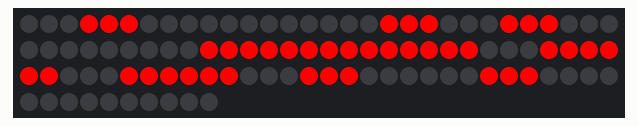
Simulated run of this sketch. Board: ESP8266 (NodeMCU). Shown: 100 RGB LEDs in strip order, left to right, continuing on the next row. WiFi joins after 1.5 s; servers stay silent unless stated; what the sketch prints to the serial monitor is not drawn.

Above: at 2.6 s.

The sketch:

DIYCLOCKV2.ino
```cpp
#include <ESP8266WiFi.h>
#include <WiFiUdp.h>
#include <Adafruit_NeoPixel.h>

char ssid[] = "yourssidhere";
char pass[] = "yourwifipasshere";

int hours =0;
int mins =0;

#define PIN            2
#define NUMPIXELS      100
Adafruit_NeoPixel pixels = Adafruit_NeoPixel(NUMPIXELS, PIN, NEO_GRB + NEO_KHZ800);

unsigned int localPort = 2390;

IPAddress timeServerIP;
const char* ntpServerName = "time.nist.gov";

const int NTP_PACKET_SIZE = 48;

byte packetBuffer[ NTP_PACKET_SIZE];

WiFiUDP udp;

void setup()
{
  Serial.begin(115200);
  Serial.println();

  Serial.print("Connecting to ");
  Serial.println(ssid);
  WiFi.begin(ssid, pass);

  while (WiFi.status() != WL_CONNECTED) {
    delay(500);
    Serial.print(".");
  }
  Serial.println("");

  Serial.println("WiFi connected");
  Serial.println("IP address: ");
  Serial.println(WiFi.localIP());

  Serial.println("Starting UDP");
  udp.begin(localPort);
  Serial.print("Local port: ");
  Serial.println(udp.localPort());
  pixels.begin();
}

void loop()
{
  WiFi.hostByName(ntpServerName, timeServerIP);

  sendNTPpacket(timeServerIP);
  delay(1000);

  int cb = udp.parsePacket();
  if (!cb) {
    //Serial.println("no packet yet");
  }
  else {
    //Serial.print("packet received, length=");
    //Serial.println(cb);

    udp.read(packetBuffer, NTP_PACKET_SIZE);

    unsigned long highWord = word(packetBuffer[40], packetBuffer[41]);
    unsigned long lowWord = word(packetBuffer[42], packetBuffer[43]);
    unsigned long secsSince1900 = highWord << 16 | lowWord;
    const unsigned long seventyYears = 2208988800UL;
    unsigned long epoch = secsSince1900 - seventyYears;

    hours = (epoch  % 86400L) / 3600;
    if (hours<24)
    {
      hours++;
    }
    if (hours==24)
    {
      hours=0;
    }
    mins = (epoch  % 3600) / 60;

    Serial.print(hours);
    Serial.print(':');
    Serial.println(mins);

    drawdigit(0,255,0,0,hours/10);//Draw the first digit of the hour
    drawdigit(21,255,0,0,hours-((hours/10)*10));//Draw the second digit of the hour
    pixels.setPixelColor(42, pixels.Color(255,0,0));//Draw the two middle dots
    pixels.setPixelColor(43, pixels.Color(255,0,0));
    drawdigit(44,255,0,0,mins/10);//Draw the first digit of the minute
    drawdigit(65,255,0,0,mins-((mins/10)*10));//Draw the second digit of the minute

    delay(59500);//Request to NIST server should be separated by 60 seconds.


  }
}


void drawdigit(int offset, int r, int g, int b, int n)
{

  if (n==2 || n==3 || n== 4 || n==5 || n==6 || n==8 || n==9 )//MIDDLE
  {
    pixels.setPixelColor(0+offset, pixels.Color(r,g,b));
    pixels.setPixelColor(1+offset, pixels.Color(r,g,b));
    pixels.setPixelColor(2+offset, pixels.Color(r,g,b));
  }
  else
  {
    pixels.setPixelColor(0+offset, pixels.Color(0,0,0));
    pixels.setPixelColor(1+offset, pixels.Color(0,0,0));
    pixels.setPixelColor(2+offset, pixels.Color(0,0,0));
  }
  if (n==0 || n==1 || n== 2 || n==3 || n==4 || n==7 || n==8 || n==9)//TOP RIGHT
  {
    pixels.setPixelColor(3+offset, pixels.Color(r,g,b));
    pixels.setPixelColor(4+offset, pixels.Color(r,g,b));
    pixels.setPixelColor(5+offset, pixels.Color(r,g,b));
  }
  else
  {
    pixels.setPixelColor(3+offset, pixels.Color(0,0,0));
    pixels.setPixelColor(4+offset, pixels.Color(0,0,0));
    pixels.setPixelColor(5+offset, pixels.Color(0,0,0));
  }
  if (n==0 || n==2 || n== 3 || n==5 || n==6 || n==7 || n==8 || n==9)//TOP
  {
    pixels.setPixelColor(6+offset, pixels.Color(r,g,b));
    pixels.setPixelColor(7+offset, pixels.Color(r,g,b));
    pixels.setPixelColor(8+offset, pixels.Color(r,g,b));
  }
  else
  {
    pixels.setPixelColor(6+offset, pixels.Color(0,0,0));
    pixels.setPixelColor(7+offset, pixels.Color(0,0,0));
    pixels.setPixelColor(8+offset, pixels.Color(0,0,0));
  }
  if (n==0 || n==4 || n==5 || n== 6 || n==8 || n==9 )//TOP LEFT
  {
    pixels.setPixelColor(9+offset, pixels.Color(r,g,b));
    pixels.setPixelColor(10+offset, pixels.Color(r,g,b));
    pixels.setPixelColor(11+offset, pixels.Color(r,g,b));
  }
  else
  {
    pixels.setPixelColor(9+offset, pixels.Color(0,0,0));
    pixels.setPixelColor(10+offset, pixels.Color(0,0,0));
    pixels.setPixelColor(11+offset, pixels.Color(0,0,0));
  }
  if (n==0 || n==2 || n==6 || n== 8)//BOTTOM LEFT
  {
    pixels.setPixelColor(12+offset, pixels.Color(r,g,b));
    pixels.setPixelColor(13+offset, pixels.Color(r,g,b));
    pixels.setPixelColor(14+offset, pixels.Color(r,g,b));
  }
  else
  {
    pixels.setPixelColor(12+offset, pixels.Color(0,0,0));
    pixels.setPixelColor(13+offset, pixels.Color(0,0,0));
    pixels.setPixelColor(14+offset, pixels.Color(0,0,0));
  }
  if (n==0 || n==2 || n==3 || n== 5 || n==6 || n==8 || n==9)//BOTTOM
  {
    pixels.setPixelColor(15+offset, pixels.Color(r,g,b));
    pixels.setPixelColor(16+offset, pixels.Color(r,g,b));
    pixels.setPixelColor(17+offset, pixels.Color(r,g,b));
  }
  else
  {
    pixels.setPixelColor(15+offset, pixels.Color(0,0,0));
    pixels.setPixelColor(16+offset, pixels.Color(0,0,0));
    pixels.setPixelColor(17+offset, pixels.Color(0,0,0));
  }
  if (n==0 || n==1 || n==3 || n==4 || n==5 || n==6|| n==7 || n==8 || n==9)//BOTTOM RIGHT
  {
    pixels.setPixelColor(18+offset, pixels.Color(r,g,b));
    pixels.setPixelColor(19+offset, pixels.Color(r,g,b));
    pixels.setPixelColor(20+offset, pixels.Color(r,g,b));
  }
  else
  {
    pixels.setPixelColor(18+offset, pixels.Color(0,0,0));
    pixels.setPixelColor(19+offset, pixels.Color(0,0,0));
    pixels.setPixelColor(20+offset, pixels.Color(0,0,0));
  }
  pixels.show();
}


// send an NTP request to the time server at the given address
unsigned long sendNTPpacket(IPAddress& address)
{
  //Serial.println("sending NTP packet...");
  // set all bytes in the buffer to 0
  memset(packetBuffer, 0, NTP_PACKET_SIZE);
  // Initialize values needed to form NTP request
  // (see URL above for details on the packets)
  packetBuffer[0] = 0b11100011;   // LI, Version, Mode
  packetBuffer[1] = 0;     // Stratum, or type of clock
  packetBuffer[2] = 6;     // Polling Interval
  packetBuffer[3] = 0xEC;  // Peer Clock Precision
  // 8 bytes of zero for Root Delay & Root Dispersion
  packetBuffer[12]  = 49;
  packetBuffer[13]  = 0x4E;
  packetBuffer[14]  = 49;
  packetBuffer[15]  = 52;

  // all NTP fields have been given values, now
  // you can send a packet requesting a timestamp:
  udp.beginPacket(address, 123); //NTP requests are to port 123
  udp.write(packetBuffer, NTP_PACKET_SIZE);
  udp.endPacket();
}
```
